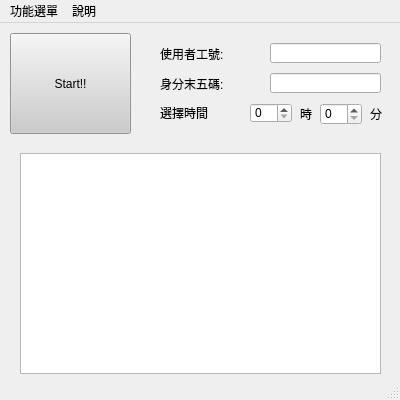
<?xml version="1.0" encoding="UTF-8"?>
<ui version="4.0">
 <class>MainWindow</class>
 <widget class="QMainWindow" name="MainWindow">
  <property name="geometry">
   <rect>
    <x>0</x>
    <y>0</y>
    <width>400</width>
    <height>400</height>
   </rect>
  </property>
  <property name="minimumSize">
   <size>
    <width>400</width>
    <height>400</height>
   </size>
  </property>
  <property name="maximumSize">
   <size>
    <width>400</width>
    <height>400</height>
   </size>
  </property>
  <property name="windowTitle">
   <string>SPIL-防疫聲明助手</string>
  </property>
  <property name="windowIcon">
   <iconset>
    <normaloff>../Python_project/AutoStatement_QT/img/dog_tray.ico</normaloff>../Python_project/AutoStatement_QT/img/dog_tray.ico</iconset>
  </property>
  <property name="styleSheet">
   <string notr="true"/>
  </property>
  <property name="tabShape">
   <enum>QTabWidget::Triangular</enum>
  </property>
  <widget class="QWidget" name="centralwidget">
   <widget class="QPushButton" name="Act_btn">
    <property name="geometry">
     <rect>
      <x>10</x>
      <y>10</y>
      <width>121</width>
      <height>101</height>
     </rect>
    </property>
    <property name="styleSheet">
     <string notr="true">font: 10pt &quot;AcmeFont&quot;;
border-color: rgb(104, 104, 104);
background-color: rgb(204, 204, 204);</string>
    </property>
    <property name="text">
     <string>Start!!</string>
    </property>
    <property name="icon">
     <iconset>
      <normaloff>../../../Img/dog_btn.png</normaloff>../../../Img/dog_btn.png</iconset>
    </property>
    <property name="iconSize">
     <size>
      <width>60</width>
      <height>60</height>
     </size>
    </property>
    <property name="autoDefault">
     <bool>false</bool>
    </property>
   </widget>
   <widget class="QLabel" name="acc_lab">
    <property name="geometry">
     <rect>
      <x>160</x>
      <y>20</y>
      <width>91</width>
      <height>21</height>
     </rect>
    </property>
    <property name="cursor">
     <cursorShape>ArrowCursor</cursorShape>
    </property>
    <property name="layoutDirection">
     <enum>Qt::LeftToRight</enum>
    </property>
    <property name="styleSheet">
     <string notr="true">font: 75 9pt &quot;微軟正黑體&quot;;</string>
    </property>
    <property name="text">
     <string>使用者工號:</string>
    </property>
    <property name="alignment">
     <set>Qt::AlignLeading|Qt::AlignLeft|Qt::AlignVCenter</set>
    </property>
   </widget>
   <widget class="QLabel" name="pwd_lab">
    <property name="geometry">
     <rect>
      <x>160</x>
      <y>50</y>
      <width>101</width>
      <height>21</height>
     </rect>
    </property>
    <property name="autoFillBackground">
     <bool>true</bool>
    </property>
    <property name="styleSheet">
     <string notr="true">font: 75 9pt &quot;微軟正黑體&quot;;</string>
    </property>
    <property name="text">
     <string>身分末五碼:</string>
    </property>
   </widget>
   <widget class="QLabel" name="time_lab">
    <property name="geometry">
     <rect>
      <x>160</x>
      <y>80</y>
      <width>81</width>
      <height>20</height>
     </rect>
    </property>
    <property name="tabletTracking">
     <bool>true</bool>
    </property>
    <property name="autoFillBackground">
     <bool>true</bool>
    </property>
    <property name="styleSheet">
     <string notr="true">font: 75 9pt &quot;微軟正黑體&quot;;</string>
    </property>
    <property name="text">
     <string>選擇時間</string>
    </property>
   </widget>
   <widget class="QSpinBox" name="hr_spin">
    <property name="geometry">
     <rect>
      <x>250</x>
      <y>80</y>
      <width>42</width>
      <height>20</height>
     </rect>
    </property>
    <property name="styleSheet">
     <string notr="true">font: 9pt &quot;細明體&quot;;</string>
    </property>
   </widget>
   <widget class="QSpinBox" name="minute_spin">
    <property name="geometry">
     <rect>
      <x>320</x>
      <y>80</y>
      <width>42</width>
      <height>22</height>
     </rect>
    </property>
    <property name="styleSheet">
     <string notr="true">font: 9pt &quot;新細明體&quot;;</string>
    </property>
   </widget>
   <widget class="QLineEdit" name="acc_input">
    <property name="geometry">
     <rect>
      <x>270</x>
      <y>20</y>
      <width>111</width>
      <height>20</height>
     </rect>
    </property>
   </widget>
   <widget class="QLineEdit" name="pwd_input">
    <property name="geometry">
     <rect>
      <x>270</x>
      <y>50</y>
      <width>111</width>
      <height>20</height>
     </rect>
    </property>
   </widget>
   <widget class="QLabel" name="hr_lab">
    <property name="geometry">
     <rect>
      <x>300</x>
      <y>80</y>
      <width>16</width>
      <height>21</height>
     </rect>
    </property>
    <property name="text">
     <string>時</string>
    </property>
   </widget>
   <widget class="QLabel" name="minute_lab">
    <property name="geometry">
     <rect>
      <x>370</x>
      <y>80</y>
      <width>16</width>
      <height>21</height>
     </rect>
    </property>
    <property name="text">
     <string>分</string>
    </property>
   </widget>
   <widget class="QTextBrowser" name="msg_box">
    <property name="geometry">
     <rect>
      <x>20</x>
      <y>130</y>
      <width>361</width>
      <height>221</height>
     </rect>
    </property>
   </widget>
  </widget>
  <widget class="QMenuBar" name="menubar">
   <property name="geometry">
    <rect>
     <x>0</x>
     <y>0</y>
     <width>400</width>
     <height>22</height>
    </rect>
   </property>
   <property name="defaultUp">
    <bool>false</bool>
   </property>
   <widget class="QMenu" name="menu">
    <property name="title">
     <string>功能選單</string>
    </property>
    <addaction name="action"/>
    <addaction name="action_2"/>
   </widget>
   <widget class="QMenu" name="menu_2">
    <property name="title">
     <string>說明</string>
    </property>
    <addaction name="action_3"/>
   </widget>
   <addaction name="menu"/>
   <addaction name="menu_2"/>
  </widget>
  <widget class="QStatusBar" name="statusbar"/>
  <action name="action">
   <property name="text">
    <string>開始/停止</string>
   </property>
  </action>
  <action name="action_2">
   <property name="text">
    <string>退出</string>
   </property>
  </action>
  <action name="action_3">
   <property name="text">
    <string>關於</string>
   </property>
  </action>
 </widget>
 <resources/>
 <connections/>
</ui>
